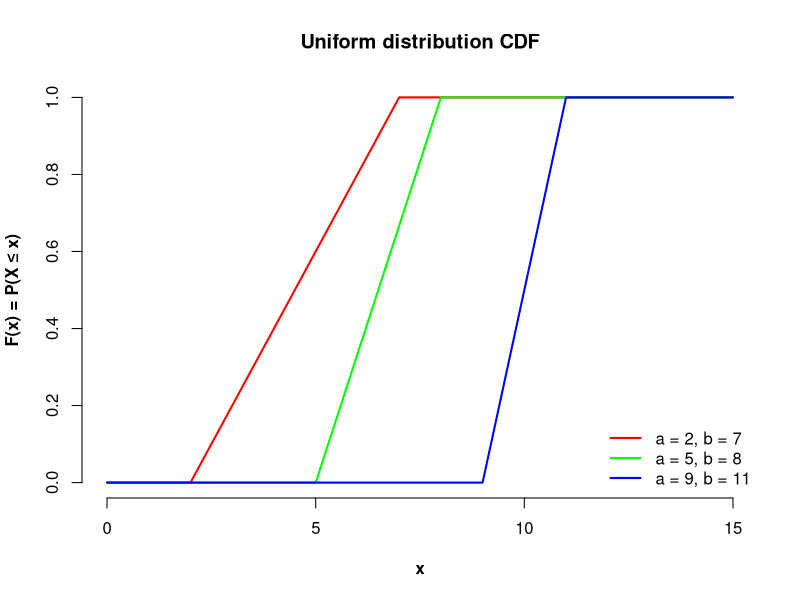

Recreate this plot in R.
svg("Uniform_CDF.svg")

plot(xlim = c(0, 15), ylim = c(0, 1), x = "", type = "l",
     main = "Uniform distribution CDF", xlab = "x",
     ylab = "F(x) = P(X ≤ x)", bty = 'n', font.lab = 2)

points(seq(0, 15, 1/1000), punif(seq(0, 15, 1/1000), min = 2, max = 7),
       type = 'l', lwd = 2, col = "red")
points(seq(0, 15, 1/1000), punif(seq(0, 15, 1/1000), min = 5, max = 8),
       type = 'l', lwd = 2, col = "green")
points(seq(0, 15, 1/1000), punif(seq(0, 15, 1/1000), min = 9, max = 11),
       type = 'l', lwd = 2, col = "blue")

legend('bottomright', legend = c('a = 2, b = 7', 'a = 5, b = 8', 'a = 9, b = 11'),
       lwd = c(2, 2, 2), col = c('red', 'green', 'blue'), 
       bty = 'n')

dev.off()
